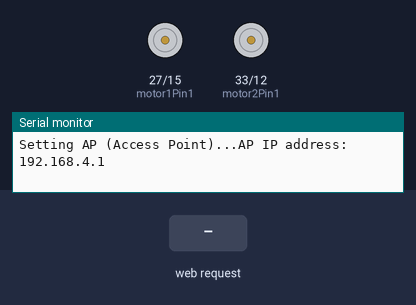
A sketch run on a simulated ESP32. Parts: motor-driver pin pairs drawn as motors (green arrow = first pin HIGH = forward, orange = second pin HIGH = backward, longer = more drive, scaled by the enable pin), the last lines printed to the serial monitor. The test bench sets the inputs (shaded band).

Above: at 1.2 s.
1.3 s: HTTP request GET /forward received
2.8 s: HTTP request GET /left received
4.3 s: HTTP request GET /right received
5.8 s: HTTP request GET /reverse received
7.3 s: HTTP request GET /?value= received
At 8.0 s:
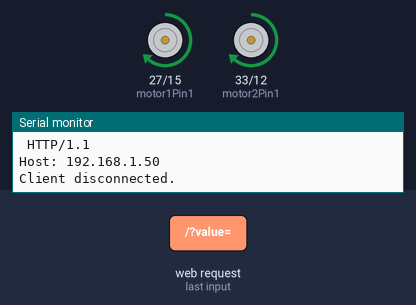
8.8 s: HTTP request GET /stop received
At 9.1 s:
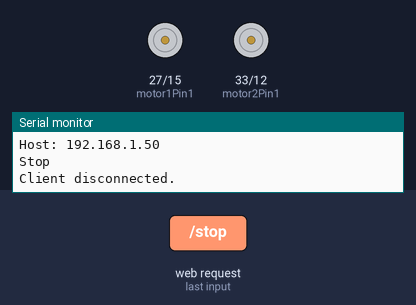
Timing chart, 0 to 11.3 s (numbered marks = the images above; inputs shaded):
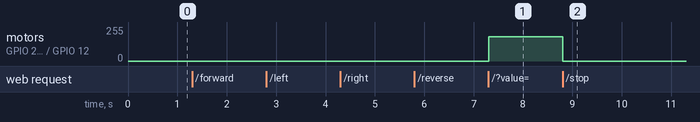

Measured:
- after the input at 7.3 s, motor on GPIO 27 (motor1Pin1) / GPIO 15 (motor1Pin2), motor on GPIO 33 (motor2Pin1) / GPIO 12 (motor2Pin2): stopped → forward 181/255 at once
- after the input at 8.8 s, motor on GPIO 27 (motor1Pin1) / GPIO 15 (motor1Pin2), motor on GPIO 33 (motor2Pin1) / GPIO 12 (motor2Pin2): forward 181/255 → stopped at once

The sketch:

Robot_ESP32_AP.ino
```cpp
/***  Complete project details at http://randomnerdtutorials.com
*********/

// Load Wi-Fi library
#include <WiFi.h>

// You can customize the SSID name and change the password
const char* ssid     = "ESP32-Robot";
const char* password = "123456789";

// Set web server port number to 80
WiFiServer server(80);

// Variable to store the HTTP request
String header;

// Motor 1
int motor1Pin1 = 27;
int motor1Pin2 = 15;
int enable1Pin = 14;

// Motor 2
int motor2Pin1 = 33;
int motor2Pin2 = 12;
int enable2Pin = 32;

// Setting PWM properties
const int freq = 30000;
const int pwmChannel = 0;
const int resolution = 8;
int dutyCycle = 0;

// Decode HTTP GET value
String valueString = "0";
int pos1 = 0;
int pos2 = 0;

void setup() {
  Serial.begin(115200);

  // Set the Motor pins as outputs
  pinMode(motor1Pin1, OUTPUT);
  pinMode(motor1Pin2, OUTPUT);
  pinMode(motor2Pin1, OUTPUT);
  pinMode(motor2Pin2, OUTPUT);

  // Configure PWM channel functionalitites
  ledcSetup(pwmChannel, freq, resolution);

  // Attach the PWM channel 0 to the enable pins which are the GPIOs to be controlled
  ledcAttachPin(enable1Pin, pwmChannel);
  ledcAttachPin(enable2Pin, pwmChannel);

  // Produce a PWM signal to both enable pins with a duty cycle 0
  ledcWrite(pwmChannel, dutyCycle);

  // Connect to Wi-Fi network with SSID and password
  Serial.print("Setting AP (Access Point)...");
  // Remove the password parameter, if you want the AP (Access Point) to be open
  WiFi.softAP(ssid, password);

  IPAddress IP = WiFi.softAPIP();
  Serial.print("AP IP address: ");
  Serial.println(IP);

  server.begin();
}

void loop(){
  WiFiClient client = server.available();   // Listen for incoming clients

  if (client) {                             // If a new client connects,
    Serial.println("New Client.");          // print a message out in the serial port
    String currentLine = "";                // make a String to hold incoming data from the client
    while (client.connected()) {            // loop while the client's connected
      if (client.available()) {             // if there's bytes to read from the client,
        char c = client.read();             // read a byte, then
        Serial.write(c);                    // print it out the serial monitor
        header += c;
        if (c == '\n') {                    // if the byte is a newline character
          // if the current line is blank, you got two newline characters in a row.
          // that's the end of the client HTTP request, so send a response:
          if (currentLine.length() == 0) {
            // HTTP headers always start with a response code (e.g. HTTP/1.1 200 OK)
            // and a content-type so the client knows what's coming, then a blank line:
            client.println("HTTP/1.1 200 OK");
            client.println("Content-type:text/html");
            client.println("Connection: close");
            client.println();

            // turns the GPIOs on and off
            if (header.indexOf("GET /forward") >= 0) {
              Serial.println("Forward");
              digitalWrite(motor1Pin1, LOW);
              digitalWrite(motor1Pin2, HIGH);
              digitalWrite(motor2Pin1, LOW);
              digitalWrite(motor2Pin2, HIGH);
            }  else if (header.indexOf("GET /left") >= 0) {
              Serial.println("Left");
              digitalWrite(motor1Pin1, LOW);
              digitalWrite(motor1Pin2, LOW);
              digitalWrite(motor2Pin1, LOW);
              digitalWrite(motor2Pin2, HIGH);
            }  else if (header.indexOf("GET /stop") >= 0) {
              Serial.println("Stop");
              digitalWrite(motor1Pin1, LOW);
              digitalWrite(motor1Pin2, LOW);
              digitalWrite(motor2Pin1, LOW);
              digitalWrite(motor2Pin2, LOW);
            } else if (header.indexOf("GET /right") >= 0) {
              Serial.println("Right");
              digitalWrite(motor1Pin1, LOW);
              digitalWrite(motor1Pin2, HIGH);
              digitalWrite(motor2Pin1, LOW);
              digitalWrite(motor2Pin2, LOW);
            } else if (header.indexOf("GET /reverse") >= 0) {
              Serial.println("Reverse");
              digitalWrite(motor1Pin1, HIGH);
              digitalWrite(motor1Pin2, LOW);
              digitalWrite(motor2Pin1, HIGH);
              digitalWrite(motor2Pin2, LOW);
            }

            // client.println("<!DOCTYPE HTML><html> <head> <meta name=\"viewport\" content=\"width=device-width, initial-scale=1\"> <style>html{font-family: Helvetica; display: inline-block; margin: 0px auto; text-align: center;}.button{-webkit-user-select: none; -moz-user-select: none; -ms-user-select: none; user-select: none; background-color: #4CAF50; border: none; color: white; padding: 12px 28px; text-decoration: none; font-size: 26px; margin: 1px; cursor: pointer;}.button2{background-color: #555555;}</style> </head> <body> <div> <p><a href=\"/forward\"><button class=\"button\" onclick=\"moveForward()\">FORWARD</button></a></p><div style=\"clear: both;\"> <p> <a href=\"/left\"><button class=\"button\" onclick=\"moveLeft()\">LEFT </button></a> <a href=\"/stop\"><button class=\"button button2\" onclick=\"stopRobot()\">STOP</button></a> <a href=\"/right\"><button class=\"button\">RIGHT</button></a> </p></div><p><a href=\"/reverse\"><button class=\"button\">REVERSE</button></a></p><input type=\"range\" min=\"0\" max=\"100\" step=\"25\" id=\"motorSlider\" onchange=\"motorSpeed(this.value)\" value=\"" + valueString + "\"/> </div><button onclick=\"activateMotionControl()\">Activate motion control</button> <button onclick=\"deActivateMotionControl()\">Deactivate motion control</button> <pre class=\"output\"></pre> </body> <script>var output=document.querySelector('.output'); var lastMove=''; function activateMotionControl(){window.addEventListener('deviceorientation', handleMotion);}function deActivateMotionControl(){window.removeEventListener('deviceorientation', handleMotion);}function handleMotion(event){let x=event.beta; // In degree in the range [-180,180] let y=event.gamma; // In degree in the range [-90,90] // Because we don't want to have the device upside down // We constrain the x value to the range [-90,90] if (x > 90){x=90}; if (x < -90){x=-90}; // To make computation easier we shift the range of // x and y to [0,180] x +=90; y +=90; output.innerHTML=\"x : \" + x; output.innerHTML +=\"y: \" + y; if(y <=70) goInDirection('left'); if(y > 110) goInDirection('right'); if(x <=70) goInDirection('forward'); if(x > 110) goInDirection('reverse'); if(110 > x && x> 70 && 110 > y && y > 70) goInDirection('stop');}function goInDirection(direction){if(lastMove !==direction){lastMove=direction; var xhr=new XMLHttpRequest(); xhr.open('GET', \"/\" + direction, true); xhr.send();}}function motorSpeed(pos){var xhr=new XMLHttpRequest(); xhr.open('GET', \"/?value=\" + pos + \"&\", true); xhr.send();}</script><html>");

            // Display the HTML web page
            client.println("<!DOCTYPE HTML><html>");
            client.println("<head><meta name=\"viewport\" content=\"width=device-width, initial-scale=1\">");
            client.println("<link rel=\"icon\" href=\"data:,\">");
            // CSS to style the buttons
            // Feel free to change the background-color and font-size attributes to fit your preferences
            client.println("<style>html { font-family: Helvetica; display: inline-block; margin: 0px auto; text-align: center;}");
            client.println(".button { -webkit-user-select: none; -moz-user-select: none; -ms-user-select: none; user-select: none; background-color: #4CAF50;");
            client.println("border: none; color: white; padding: 12px 28px; text-decoration: none; font-size: 26px; margin: 1px; cursor: pointer;}");
            client.println(".button2 {background-color: #555555;}</style></head>");

            // Web Page
            client.println("<body><div>");
            client.println("<p><a href=\"/forward\"><button class=\"button\">FORWARD</button></a></p>");
            client.println("<div style=\"clear: both;\"><p><a href=\"/left\"><button class=\"button\">LEFT </button></a>");
            client.println("<a href=\"/stop\"><button class=\"button button2\">STOP</button></a>");
            client.println("<a href=\"/right\"><button class=\"button\">RIGHT</button></a></p></div>");
            client.println("<p><a href=\"/reverse\"><button class=\"button\">REVERSE</button></a></p>");
            client.println("<input type=\"range\" min=\"0\" max=\"100\" step=\"25\" id=\"motorSlider\" onchange=\"motorSpeed(this.value)\" value=\"" + valueString + "\"/>");
            client.println("<button onclick=\"activateMotionControl()\">Activate motion control</button>");
            client.println("<button onclick=\"deActivateMotionControl()\">Deactivate motion control</button>");
            client.println("<pre class=\"output\"></pre>");
            client.println("</body></div>");


            // JavaScript functions
            client.println("<script>");
            client.println("var motionControl = false;");
            client.println("var output = document.querySelector('.output');");
            client.println("var lastMove = '';");

            client.println("function activateMotionControl() {");
            client.println("window.addEventListener('deviceorientation', handleMotion);");
            client.println("motionControl = true;");
            client.println("}");

            client.println("function deActivateMotionControl() {");
            client.println("window.removeEventListener('deviceorientation', handleMotion);");
            client.println("motionControl = false;");
            client.println("}");

            client.println("function handleMotion(event) {");
            client.println("var x = event.beta;");
            client.println("var y = event.gamma;");
            client.println("if (x >  90) { x =  90};");
            client.println("if (x < -90) { x = -90};");
            client.println("x += 90;");
            client.println("y += 90;");
            client.println("output.innerHTML  = \"x : \" + x + \"\";");
            client.println("output.innerHTML += \"y: \" + y + \"\";");
            client.println("if(y <= 70) goInDirection('left');");
            client.println("if(y > 110) goInDirection('right');");
            client.println("if(x <= 70) goInDirection('forward');");
            client.println("if(x > 110) goInDirection('reverse');");
            client.println("if(110 > x && x> 70 && 110 > y && y > 70) goInDirection('stop');");
            client.println("}\n ");

            client.println("function goInDirection(direction) {");
            client.println("if(lastMove !== direction){");
            client.println("lastMove = direction;");
            client.println("var xhr = new XMLHttpRequest();");
            client.println("xhr.open('GET', \"/\" + direction, true); ");
            client.println("xhr.send();");
            client.println("}");
            client.println("}");

            client.println("function motorSpeed(pos) { ");
            client.println("var xhr = new XMLHttpRequest();");
            client.println("xhr.open('GET', \"/?value=\" + pos + \"&\", true);");
            client.println("xhr.send(); } </script>");

            client.println("</html>");


            /**
            client.println("<script>\n");
            client.println("var motionControl = false;");
            client.println("var output = document.querySelector('.output');");
            client.println("var lastMove = '';");

            client.println("function activateMotionControl() {");
            client.println("window.addEventListener('deviceorientation', handleMotion);");
            client.println("motionControl = true;");
            client.println("}");

            client.println("function handleMotion(event) {");
            client.println("var x = 2");
            client.println("var y = 2");
            //client.println("if (x >  90) { x =  90};");
            //client.println("if (x < -90) { x = -90};");
            //client.println("x += 90;");
            //client.println("y += 90;");
            client.println("output.innerHTML =\"x:\";");
            client.println("output.innerHTML +=\"y:\";");
            //client.println("if(y <= 70) goInDirection(\"left\");");
            //client.println("if(y > 110) goInDirection(\"right\");");
            //client.println("if(x <= 70) goInDirection(\"forward\");");
            //client.println("if(x > 110) goInDirection(\"reverse\");");
            //client.println("if(110 > x > 70 && 110 > y > 70) goInDirection(\"stop\");");
            client.println("} ");
            ***/

            /**
            client.println("function motorSpeed(pos) { ");
            client.println("var xhr = new XMLHttpRequest();");
            client.println("xhr.open('GET', \"/?value=\" + pos + \"&\", true);");
            client.println("xhr.send(); } </script>");

            client.println("</html>");

            **/


            //Request example: GET /?value=100& HTTP/1.1 - sets PWM duty cycle to 100
            if(header.indexOf("GET /?value=")>=0) {
              pos1 = header.indexOf('=');
              pos2 = header.indexOf('&');
              valueString = header.substring(pos1+1, pos2);
              //Set motor speed value
              if (valueString == "0") {
                ledcWrite(pwmChannel, 0);
                digitalWrite(motor1Pin1, LOW);
                digitalWrite(motor1Pin2, LOW);
                digitalWrite(motor2Pin1, LOW);
                digitalWrite(motor2Pin2, LOW);
              }
              else {
                dutyCycle = map(valueString.toInt(), 25, 100, 200, 255);
                ledcWrite(pwmChannel, dutyCycle);
                Serial.println(valueString);
              }
            }
            // The HTTP response ends with another blank line
            client.println();
            // Break out of the while loop
            break;
          } else { // if you got a newline, then clear currentLine
            currentLine = "";
          }
        } else if (c != '\r') {  // if you got anything else but a carriage return character,
          currentLine += c;      // add it to the end of the currentLine
        }
      }
    }
    // Clear the header variable
    header = "";
    // Close the connection
    client.stop();
    Serial.println("Client disconnected.");
    Serial.println("");
  }
}
```
